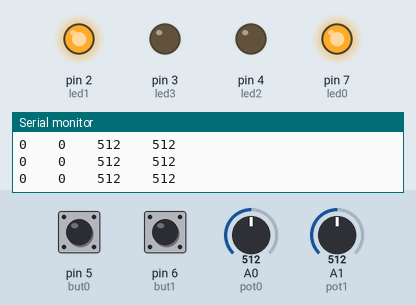
This sketch was run on a simulated Arduino Uno, built with avr-gcc and run on an emulated ATmega328P. Shown: output pins drawn as LEDs (lit = HIGH), the last lines printed to the serial monitor. The test bench sets the inputs (shaded band); at power-on: A0 (pot0) = 512, pin 5 (but0) LOW, pin 6 (but1) LOW, A1 (pot1) = 512.

Above: at 1.6 s.
1.7 s: A0 (pot0) set to 137
4.7 s: A0 (pot0) set to 120
At 5.2 s:
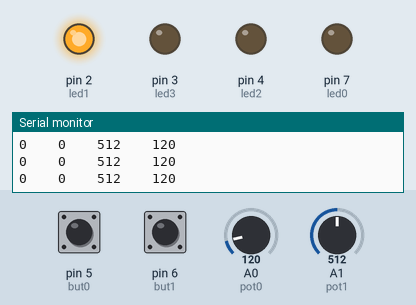
6.2 s: pin 5 (but0) pulled HIGH for 0.15 s
At 6.29 s:
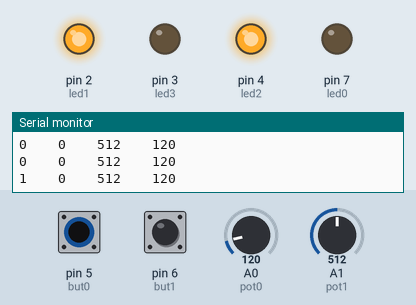
7.8 s: pin 6 (but1) pulled HIGH for 0.15 s
At 7.89 s:
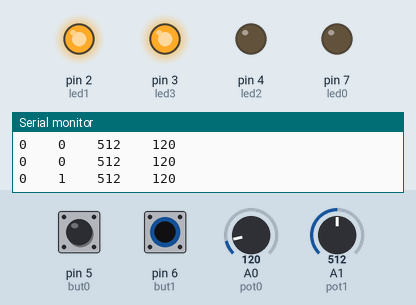
9.4 s: A1 (pot1) set to 139
10.9 s: A1 (pot1) set to 116
At 12.3 s:
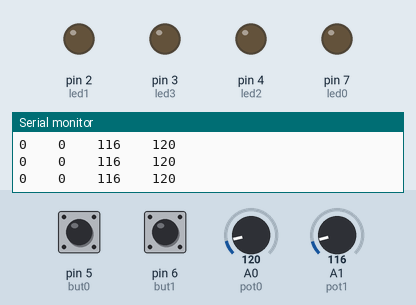
Timing chart, 0 to 13.4 s (numbered marks = the images above; inputs shaded):
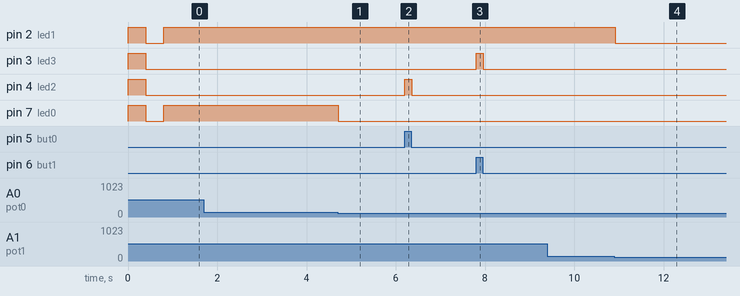

The sketch:

Button_and_pot_test.ino
```cpp
int pot0 = A0;
int pot1 = A1;
int but0 = 5;
int but1 = 6;
int led0 = 7;
int led1 = 2;
int led2 = 4;
int led3 = 3;
int read_but0;
int read_but1;
//int pot_num;
int led_check;
void setup() {
//Set up the pins as inputs and outputs
  pinMode (pot0, INPUT);
  pinMode (pot1, INPUT);
  pinMode (but0, INPUT);
  pinMode (but1, INPUT);
  pinMode (led0, OUTPUT);
  pinMode (led1, OUTPUT);
  pinMode (led2, OUTPUT);
  pinMode (led3, OUTPUT);
  Serial.begin(9600);

}

void loop() {

if (led_check < 1){
digitalWrite(led0, HIGH);
digitalWrite(led1, HIGH);
digitalWrite(led2, HIGH);
digitalWrite(led3, HIGH);
delay (400);
digitalWrite(led0, LOW);
digitalWrite(led1, LOW);
digitalWrite(led2, LOW);
digitalWrite(led3, LOW);

delay(400);
led_check++;
}

//Read the analog value from the potenitometers
//write the analog value from the pot to a PWM on the LED
analogWrite(led0, analogRead(pot0));
analogWrite(led1, analogRead(pot1));

//Toggle the LEDs to be ON/OFF every time the button is pressed.
if (digitalRead(but0)== HIGH){
  digitalWrite(led2, HIGH);}
else {
  digitalWrite(led2, LOW);}

if (digitalRead(but1)== HIGH) {
  digitalWrite(led3, HIGH);}
else{
  digitalWrite(led3, LOW);}

//Display Button 1 Value  Button 2 Value  Pot 1 Value   Pot 2 Value on Serial Monitor
read_but0 = digitalRead(but0);
read_but1 = digitalRead(but1);
Serial.print(read_but0);
Serial.print("    ");
Serial.print(read_but1);
Serial.print("    ");
Serial.print(analogRead(pot1));
Serial.print("    ");
Serial.println(analogRead(pot0));
}
```

Measured:
- the behaviour switches between 128 and 127 on A0 (pot0) (found by bisection; images 0 and 1)
- the behaviour switches between 128 and 127 on A1 (pot1) (found by bisection; images 3 and 4)
- after the input at 4.7 s, pin 7 (led0): HIGH → LOW at once
- after the input at 6.2 s, pin 4 (led2): LOW → HIGH at once, → LOW 0.16 s later
- after the input at 7.8 s, pin 3 (led3): LOW → HIGH at once, → LOW 0.16 s later
- after the input at 10.9 s, pin 2 (led1): HIGH → LOW at once
